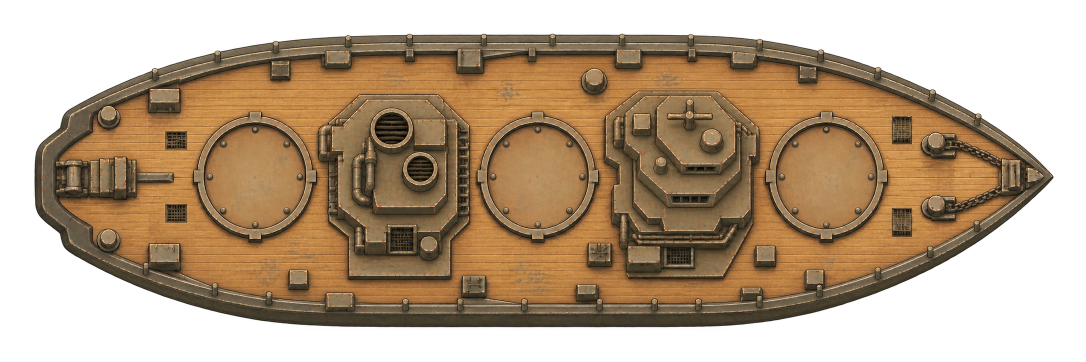
#> input picture planning/interception-m3/art/source/hull-underpainting.png, 2172 x 724 px (shown at 1/2 size)
$ python build_sample.py
#> lines starting #> are read from the running program, lines starting #| are printed output that depends on the picture
"""Assemble original editable vector ship components over preserved raster paint.
No reference-sheet pixels are used. Selected source PNG is never re-encoded.
"""
from pathlib import Path
from PIL import Image
import base64,hashlib,json
ROOT=Path(__file__).resolve().parents[3];HERE=Path(__file__).resolve().parent
source=HERE/'source/hull-underpainting.png';im=Image.open(source);alpha=im.getchannel('A');box=alpha.point(lambda v:255 if v>=16 else 0).getbbox();x0,y0,x1,y1=box
#> further down, im is the input picture: PIL image 2172x724 RGBA; mean R, G, B, A 88.3, 66.4, 41.8, 157.3
#> after `alpha = im.getchannel('A')`:
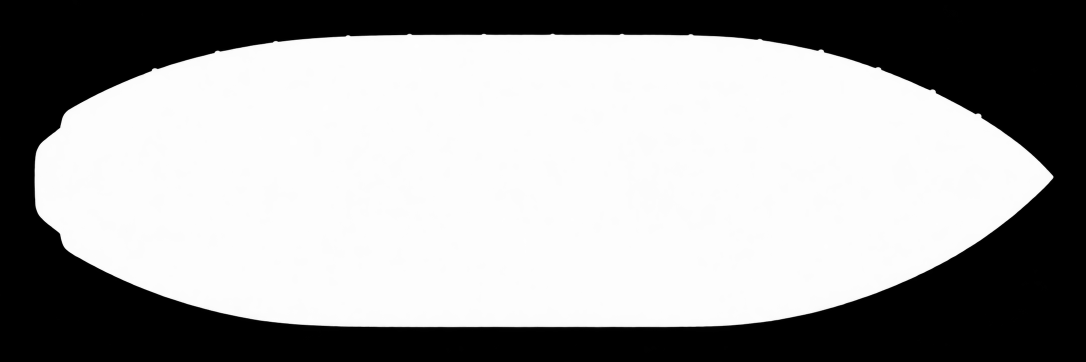
#> alpha: PIL image 2172x724 L (shown at 1/2 size); min 0, max 255, mean 157.3
#> after `box = alpha.point(lambda v: 255 if v >= 16 else 0).getbbox()`: box = (68, 67, 2108, 655)
#> after `x0, y0, x1, y1 = box`: x0 = 68; y0 = 67; x1 = 2108; y1 = 655
turret=HERE/'source/turret-house.png';ti=Image.open(turret);tb=ti.getchannel('A').point(lambda v:255 if v>=16 else 0).getbbox();tx0,ty0,tx1,ty1=tb;tdata=base64.b64encode(turret.read_bytes()).decode()
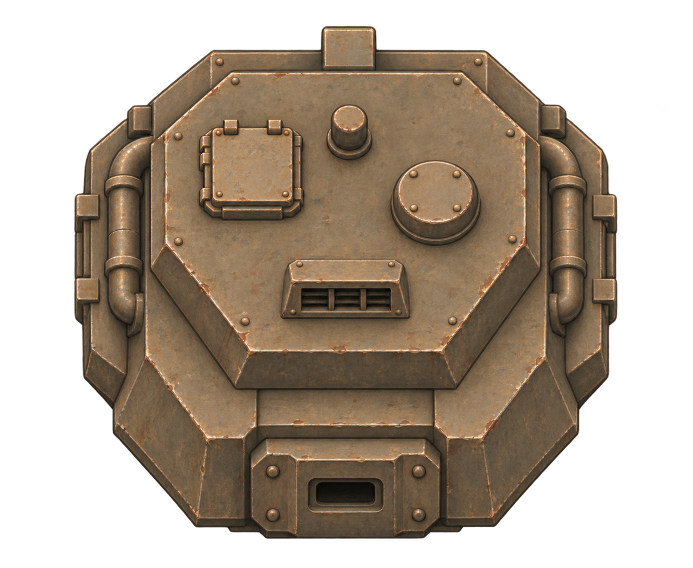
#> input picture planning/interception-m3/art/source/turret-house.png, 1386 x 1135 px (shown at 1/2 size)
#> further down, ti is the input picture: PIL image 1386x1135 RGBA; mean R, G, B, A 70.8, 57.5, 42.9, 146
#> after `tb = ti.getchannel('A').point(lambda v: 255 if v >= 16 else 0).getbbox`: tb = (148, 51, 1236, 1078)
#> after `tx0, ty0, tx1, ty1 = tb`: tx0 = 148; ty0 = 51; tx1 = 1236; ty1 = 1078
#> (the run stopped early here; a loop or call above may not have finished)
